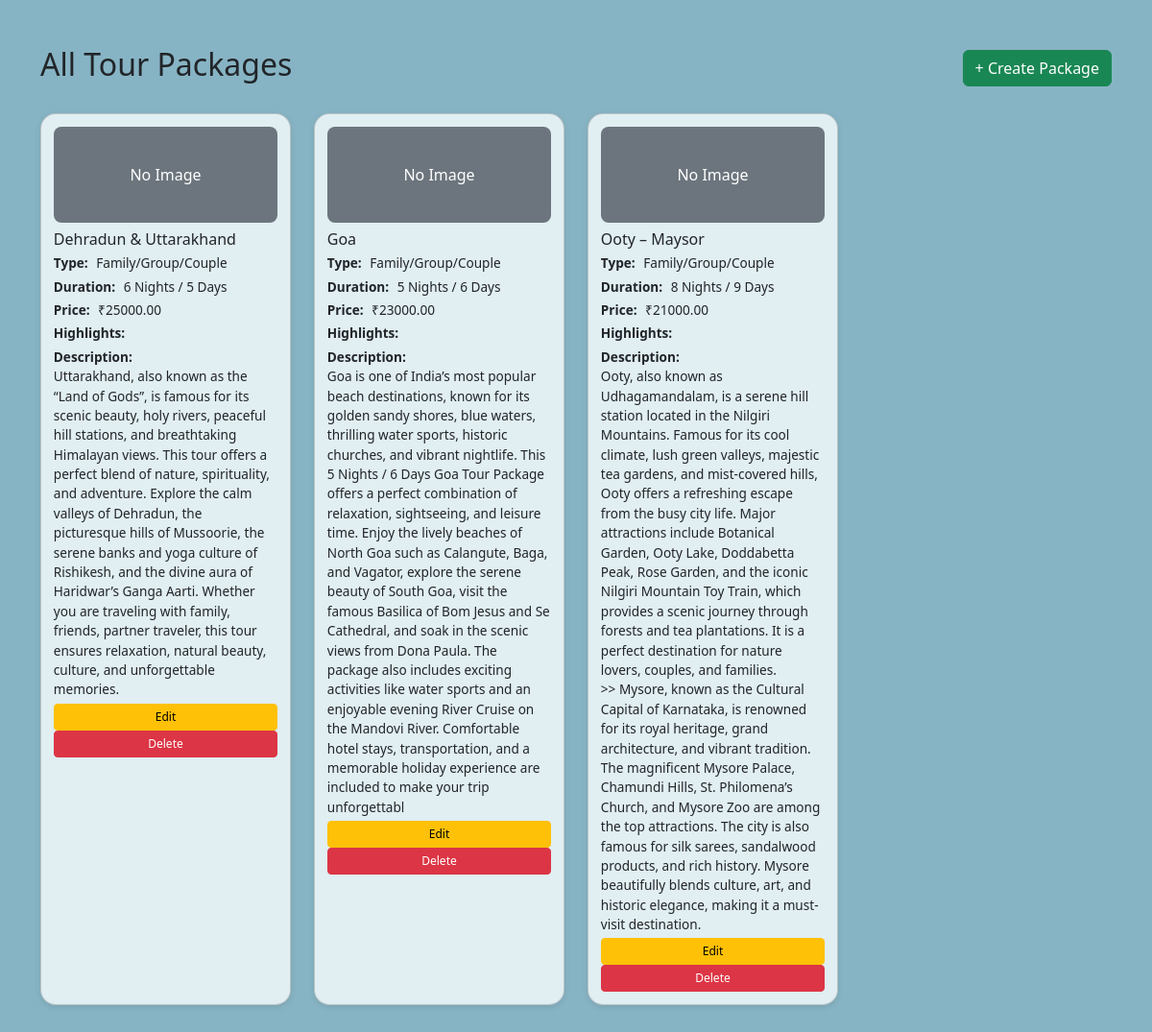
/admin/view_packages.php, run on the app's committed database.
### tables this page shows
CREATE TABLE packages (
  id INT AUTO_INCREMENT PRIMARY KEY,
  title VARCHAR(255) NOT NULL,
  duration VARCHAR(100) NOT NULL,
  price DECIMAL(10,2) NOT NULL,
  type VARCHAR(50), 
  description TEXT,
  image VARCHAR(255)
);

### admin/view_packages.php (the view, shortened to what this page needs)
<?php
include("../db.php");
$result = mysqli_query($conn, "SELECT * FROM packages");
?>
<html>
<head>
  <link href="../bootstrap-5.3.7-dist/css/bootstrap.min.css" rel="stylesheet">
</head>
<body>
<div class="container py-5">
  <div class="d-flex justify-content-between align-items-center mb-4">
    <h2>All Tour Packages</h2>
    <a href="create-package.php" class="btn btn-success">+ Create Package</a>
  </div>
  <div class="row">
    <?php if ($result && mysqli_num_rows($result) > 0): ?>
      <?php while ($row = mysqli_fetch_assoc($result)): ?>
        <div class="col-md-3 col-sm-6 mb-4">
          <div class="card h-100">
            <?php
              $imgPath = "../img/" . $row['image'];
              if (!empty($row['image']) && file_exists($imgPath)) {
                  echo "<img src='" . htmlspecialchars($imgPath) . "' class='package-img mb-2' alt='Package Image'>";
              } else {
                  echo "<div class='bg-secondary text-white text-center package-img d-flex align-items-center justify-content-center mb-2'>No Image</div>";
              }
            ?>
            <h5><?= htmlspecialchars($row['title']); ?></h5>
            <p><label>Type:</label> <?= htmlspecialchars($row['type']); ?></p>
            <p><label>Duration:</label> <?= htmlspecialchars($row['duration']); ?></p>
            <p><label>Price:</label> ₹<?= htmlspecialchars($row['price']); ?></p>
            <p><label>Highlights:</label> <?= htmlspecialchars($row['highlights']); ?></p>
            <p><label>Description:</label><br><?= nl2br(htmlspecialchars($row['description'])); ?></p>
            <a href="create-package.php?edit=<?= $row['id']; ?>" class="btn btn-warning btn-sm">Edit</a>
            <a href="view_packages.php?delete=<?= $row['id']; ?>" onclick="return confirm('Are you sure?');" class="btn btn-danger btn-sm">Delete</a>
          </div>
        </div>
      <?php endwhile; ?>
    <?php else: ?>
      <p class="text-center">No packages found.</p>
    <?php endif; ?>
  </div>
</div>
</body>
</html>

### admin/view_packages.php (style rules this page uses)
body { background-color: #87b4c4; }
.card { border-radius: 1rem; background-color: #e1eef2; box-shadow: 0 2px 6px rgba(0,0,0,0.1); padding: 0.8rem; height: 300px; overflow: hidden; }
.package-img { width: 100%; height: 100px; object-fit: cover; border-radius: 0.5rem; }
h5 { font-size: 1rem; margin-bottom: 0.3rem; }
label { font-weight: 600; margin-right: 5px; font-size: 0.85rem; }
p { font-size: 0.85rem; margin-bottom: 0.25rem; }
.btn-sm { padding: 0.25rem 0.5rem; font-size: 0.75rem; }

### data on the page
packages: shows "No Image", title "Dehradun & Uttarakhand", type "Family/Group/Couple", duration "6 Nights / 5 Days", price "25000.00", description "Uttarakhand, also known as the “Land of Gods”, is famous for its scenic beauty, holy rivers, peaceful hill stations, and breathtaking Himalayan views. This tour offers a perfect blend of nature, spirituality, and adventure. Explore the calm valleys of Dehradun, the picturesque hills of Mussoorie, the serene banks and yoga culture of Rishikesh, and the divine aura of Haridwar’s Ganga Aarti. Whether you are traveling with family, friends, partner traveler, this tour ensures relaxation, natural beauty, culture, and unforgettable memories."
packages: shows "No Image", title "Goa", type "Family/Group/Couple", duration "5 Nights / 6 Days", price "23000.00", description "Goa is one of India’s most popular beach destinations, known for its golden sandy shores, blue waters, thrilling water sports, historic churches, and vibrant nightlife. This 5 Nights / 6 Days Goa Tour Package offers a perfect combination of relaxation, sightseeing, and leisure time. Enjoy the lively beaches of North Goa such as Calangute, Baga, and Vagator, explore the serene beauty of South Goa, visit the famous Basilica of Bom Jesus and Se Cathedral, and soak in the scenic views from Dona Paula. The package also includes exciting activities like water sports and an enjoyable evening River Cruise on the Mandovi River. Comfortable hotel stays, transportation, and a memorable holiday…"
packages: shows "No Image", title "Ooty – Maysor", type "Family/Group/Couple", duration "8 Nights / 9 Days", price "21000.00", description "Ooty, also known as Udhagamandalam, is a serene hill station located in the Nilgiri Mountains. Famous for its cool climate, lush green valleys, majestic tea gardens, and mist-covered hills, Ooty offers a refreshing escape from the busy city life. Major attractions include Botanical Garden, Ooty Lake, Doddabetta Peak, Rose Garden, and the iconic Nilgiri Mountain Toy Train, which provides a scenic journey through forests and tea plantations. It is a perfect destination for nature lovers, couples, and families. >> Mysore, known as the Cultural Capital of Karnataka, is renowned for its royal heritage, grand architecture, and vibrant tradition. The magnificent Mysore Palace, Chamundi Hills, St.…"
